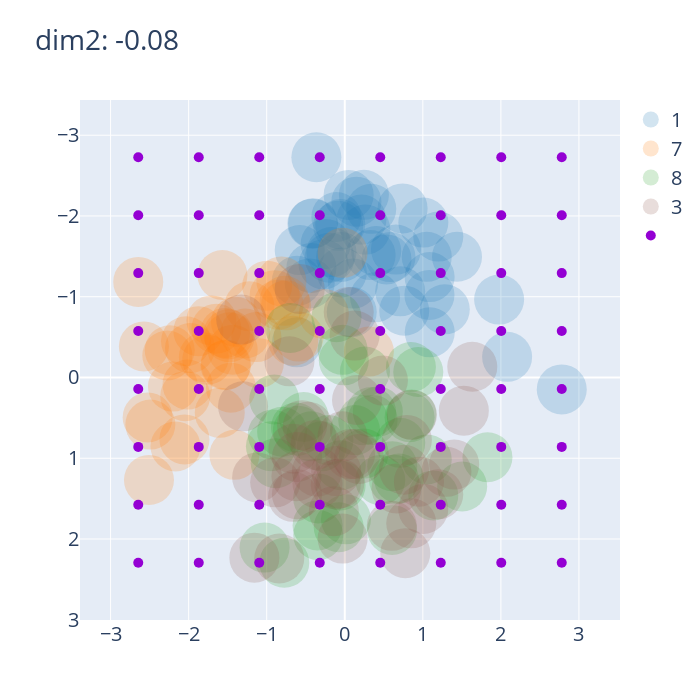

Notebook code for this chart:
### Markdown cell above
---
以下のように潜在ベクトルを変化させます．
変化させない次元の値は，その次元での平均値を設定してます．

---
Change the latent vector as follows. The value of the dimension that is not changed is set to the average value in that dimension.

---

### Code cell
# latent codes of test dataset 
trace = []
for i in range(len(numbers)):
    m = latents[labels==numbers[i]]
    _x = m[:, target_dims[0]] 
    _y = m[:, target_dims[1]]
    trace.append(go.Scatter(x=_x, y=_y, mode="markers", name=f"{numbers[i]}", 
                              marker = dict(size=50, opacity=0.2, color=colors[i])))
    
# customized latent codes
m = latents[labels==numbers[i]]
x = target_latents[:,target_dims[0]]
y = target_latents[:,target_dims[1]]
trace.append(go.Scatter(x=x, y=y, mode="markers", name=f"",
                          marker = dict(size=10, color="DarkViolet")))

for i, dim in enumerate(fixed_dims):
    t = f"dim{dim}: {str(np.round(fixed_mean[i], 2))}"
    if i == 0:
        title = t
    else:
        title = title + f", {t}"
layout = go.Layout(yaxis=dict(autorange="reversed"), width=700, height=700, title=title, font=dict(size=20))
data = trace
fig = dict(data=data, layout=layout)
iplot(fig)
